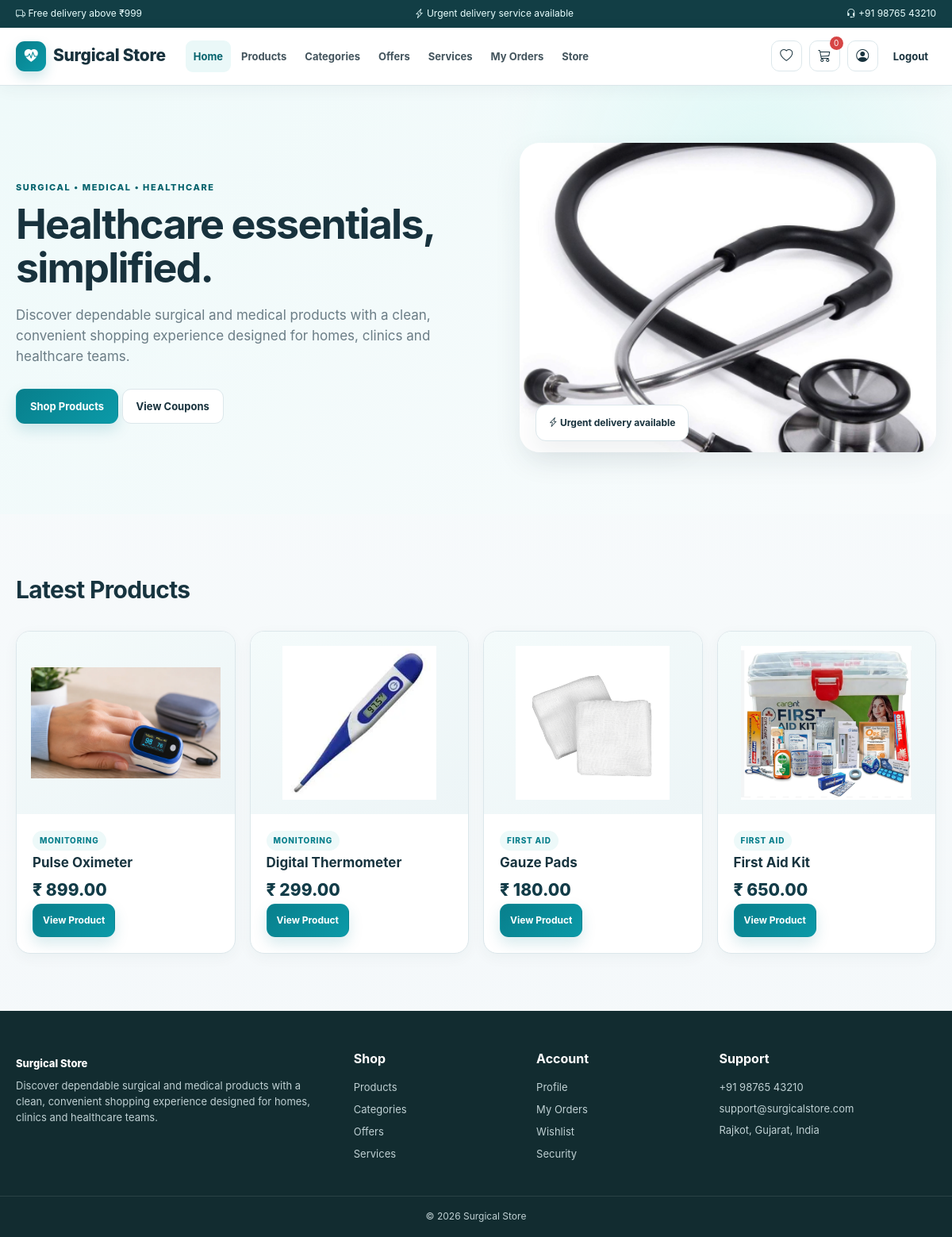
The page /User/index.php (signed in) on the database its author committed.
### tables this page shows
CREATE TABLE site_settings (
  setting_id INT AUTO_INCREMENT PRIMARY KEY,
  setting_key VARCHAR(100) NOT NULL UNIQUE,
  setting_value TEXT NOT NULL,
  updated_at TIMESTAMP DEFAULT CURRENT_TIMESTAMP ON UPDATE CURRENT_TIMESTAMP
);

CREATE TABLE products (
  product_id INT AUTO_INCREMENT PRIMARY KEY,
  category_id INT NULL,
  product_name VARCHAR(150) NOT NULL,
  description TEXT,
  brand VARCHAR(100) DEFAULT '',
  price DECIMAL(10,2) NOT NULL DEFAULT 0,
  stock_quantity INT NOT NULL DEFAULT 0,
  image VARCHAR(255) DEFAULT '',
  status ENUM('active','inactive') NOT NULL DEFAULT 'active',
  created_at TIMESTAMP DEFAULT CURRENT_TIMESTAMP,
  FOREIGN KEY (category_id) REFERENCES categories(category_id) ON DELETE SET NULL ON UPDATE CASCADE
);

CREATE TABLE categories (
  category_id INT AUTO_INCREMENT PRIMARY KEY,
  category_name VARCHAR(100) NOT NULL UNIQUE,
  description VARCHAR(255) DEFAULT '',
  status ENUM('active','inactive') NOT NULL DEFAULT 'active',
  created_at TIMESTAMP DEFAULT CURRENT_TIMESTAMP
);

### includes/db.php (called while the page is built, shortened)
<?php
require_once __DIR__ . '/../db_config.php';
mysqli_set_charset($con, 'utf8mb4');
function h($v) {
return htmlspecialchars((string)($v ?? ''), ENT_QUOTES, 'UTF-8');
}
function db_all($sql) {
global $con;
$r=mysqli_query($con,$sql);
return $r ? mysqli_fetch_all($r,MYSQLI_ASSOC) : [];
}
function setting($key,$default='') {
global $con;
$key=mysqli_real_escape_string($con,$key);
$r=mysqli_query($con,"SELECT setting_value FROM site_settings WHERE setting_key='$key' LIMIT 1");
$row=$r?mysqli_fetch_assoc($r):null;
return $row ? $row['setting_value'] : $default;
}
function cart_items() {
return $_SESSION['cart'] ?? [];
}
function cart_count() {
$n=0;
return $n;
}
?>

### User/index.php (the view)
<?php
require 'layout.php';
$featured=db_all("SELECT p.*,c.category_name FROM products p LEFT JOIN categories c ON c.category_id=p.category_id WHERE p.status='active' ORDER BY p.product_id DESC LIMIT 4");
userStart('Home','home');
?>
<section class="hero">
<div class="container hero-grid">
<div>
<span class="eyebrow">
<?=
h(setting('hero_eyebrow'))
?>
</span>
<h1>
<?=
h(setting('hero_title'))
?>
</h1>
<p>
<?=
h(setting('hero_description'))
?>
</p>
<a class="btn primary" href="products.php">Shop Products</a>
<a class="btn" href="offers.php">View Coupons</a>
</div>
<div class="hero-image">
<img src="/SurgicalStore/images/stethoscope.jpg" alt="Healthcare products">
<div class="floating-note">
<i class="bi bi-lightning-charge">
</i>Urgent delivery available</div>
</div>
</div>
</section>
<section class="section">
<div class="container">
<div class="section-title">
<h2>Latest Products</h2>
</div>
<div class="grid-4">
<?php
foreach($featured as $p):
?>
<div class="product-card">
<img src="/SurgicalStore/images/
<?=
h($p['image']?:'digital-thermometer.jpg')
?>
" alt="
<?=
h($p['product_name'])
?>
">
<div class="product-info">
<span class="category">
<?=
h($p['category_name']??'')
?>
</span>
<h3>
<?=
h($p['product_name'])
?>
</h3>
<span class="price">₹
<?=
number_format($p['price'],2)
?>
</span>
<br>
<a class="btn primary small" href="product_details.php?id=
<?=
$p['product_id']
?>
">View Product</a>
</div>
</div>
<?php
endforeach;
?>
</div>
</div>
</section>
<?php
userEnd();
?>

### User/layout.php (shortened to what this page needs)
<?php
require_once __DIR__.'/../includes/db.php';
function userStart($pageTitle='Surgical Store',$activePage='')  {
$store=setting('store_name','Surgical Store');
?>
<!DOCTYPE html>
<html lang="en">
<head>
<link rel="stylesheet" href="/SurgicalStore/css/style.css">
<link rel="stylesheet" href="https://cdn.jsdelivr.net/npm/bootstrap-icons@1.11.3/font/bootstrap-icons.min.css">
</head>
<body>
<div class="announcement">
<div class="container announcement-inner">
<span>
<i class="bi bi-truck">
</i>
<?=
h(setting('announcement_two'))
?>
</span>
<span>
<i class="bi bi-lightning-charge">
</i>
<?=
h(setting('urgent_text','Urgent delivery service available'))
?>
</span>
<span>
<i class="bi bi-headset">
</i>
<?=
h(setting('phone'))
?>
</span>
</div>
</div>
<header class="site-header">
<div class="container nav-wrap">
<a class="logo" href="index.php">
<span class="logo-icon">
<i class="bi bi-heart-pulse-fill">
</i>
</span>
<span>
<?=
h($store)
?>
</span>
</a>
<nav id="mainNav">
<a class="
<?=
$activePage==='home'?'active':''
?>
" href="index.php">Home</a>
<a class="
<?=
$activePage==='products'?'active':''
?>
" href="products.php">Products</a>
<a class="
<?=
$activePage==='categories'?'active':''
?>
" href="categories.php">Categories</a>
<a class="
<?=
$activePage==='offers'?'active':''
?>
" href="offers.php">Offers</a>
<a class="
<?=
$activePage==='services'?'active':''
?>
" href="services.php">Services</a>
<a class="
<?=
$activePage==='orders'?'active':''
?>
" href="orders.php">My Orders</a>
<a href="../index.php">Store</a>
</nav>
<div class="nav-actions">
<a class="nav-icon" href="wishlist.php">
<i class="bi bi-heart">
</i>
</a>
<a class="nav-icon" href="cart.php">
<i class="bi bi-cart3">
</i>
<span class="nav-count">
<?=
cart_count()
?>
</span>
</a>
<a class="nav-icon" href="profile.php">
<i class="bi bi-person-circle">
</i>
</a>
<a class="login-link" href="logout.php">Logout</a>
</div>
</div>
</header>
<main>
<?php
}
function userEnd()  {
?>
<footer class="footer">
<div class="container footer-grid">
<div>
<a class="footer-brand" href="index.php">
<?=
h(setting('store_name','Surgical Store'))
?>
</a>
<p>
<?=
h(setting('hero_description'))
?>
</p>
</div>
<div>
<h4>Shop</h4>
<a href="products.php">Products</a>
<a href="categories.php">Categories</a>
<a href="offers.php">Offers</a>
<a href="services.php">Services</a>
</div>
<div>
<h4>Account</h4>
<a href="profile.php">Profile</a>
<a href="orders.php">My Orders</a>
<a href="wishlist.php">Wishlist</a>
<a href="change-password.php">Security</a>
</div>
<div>
<h4>Support</h4>
<p>
<?=
h(setting('phone'))
?>
</p>
<p>
<?=
h(setting('email'))
?>
</p>
<p>
<?=
h(setting('address'))
?>
</p>
</div>
</div>
<div class="copyright">©
<?=
date('Y')
?>
<?=
h(setting('store_name','Surgical Store'))
?>
</div>
</footer>
</body>
</html>
<?php
}
?>

### rows shown on the page
site_settings: setting_value "Free delivery above ₹999"
site_settings: setting_value "Urgent delivery service available"
site_settings: setting_value "+91 98765 43210"
site_settings: setting_value "Surgical Store"
site_settings: setting_value "SURGICAL • MEDICAL • HEALTHCARE"
site_settings: setting_value "Healthcare essentials, simplified."
site_settings: setting_value "Discover dependable surgical and medical products with a clean, convenient shopping experience designed for homes, clinics and healthcare teams."
products: image (picture), category.category_name "MONITORING", product_name "Pulse Oximeter", price "899.00"
products: image (picture), category.category_name "MONITORING", product_name "Digital Thermometer", price "299.00"
products: image+product_name (picture), category.category_name "FIRST AID", product_name "Gauze Pads", price "180.00"
products: image (picture), category.category_name "FIRST AID", product_name "First Aid Kit", price "650.00"
site_settings: setting_value "support@surgicalstore.com"
site_settings: setting_value "Rajkot, Gujarat, India"

### other values the page prints
cart_count() "0"
